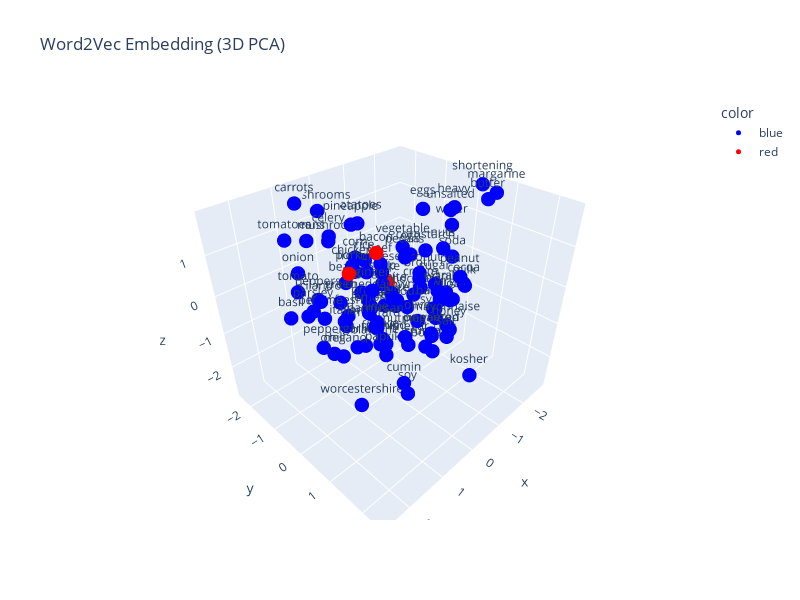

Here is the notebook cell this chart was saved with:
### Code cell
# 3D Interactive plot
import plotly.express as px
from sklearn.decomposition import PCA

# Top 100 most freq words
words = list(w2v_model.wv.index_to_key)[:100]
vectors = [w2v_model.wv[word] for word in words]

# 3D PCA
pca = PCA(n_components=3)
coords = pca.fit_transform(vectors)

# Create DataFrame
df_plot = pd.DataFrame(coords, columns=["x", "y", "z"])
df_plot["word"] = words

# New color col
highlight_words = {"pork", "bacon", "cake"}
df_plot["color"] = df_plot["word"].apply(
    lambda w: "red" if w in highlight_words else "blue")

# Plot
fig = px.scatter_3d(
    df_plot,
    x="x", y="y", z="z",
    text="word",
    color="color",
    color_discrete_map={"red": "red", "blue": "blue"},
    title="Word2Vec Embedding (3D PCA)",
    width=800, height=600
)

fig.update_traces(marker=dict(size=5))
fig.show()

### Figure 1 — Plotly figure (JSON) as saved in the notebook; plotly's stock layout.template omitted (floating-point values rounded to 4 significant figures)
{"data": [{"hovertemplate": "color=blue<br>x=%{x}<br>y=%{y}<br>z=%{z}<br>word=%{text}<extra></extra>", "legendgroup": "blue", "marker": {"color": "blue", "size": 5, "symbol": "circle"}, "mode": "markers+text", "name": "blue", "scene": "scene", "showlegend": true, "text": ["salt", "sugar", "pepper", "butter", "oil", "cheese", "flour", "onion", "cream", "garlic", "ground", "milk", "water", "eggs", "vanilla", "sauce", "chicken", "juice", "powder", "olive", "baking", "red", "lemon", "egg", "green", "fresh", "white", "brown", "black", "tomatoes", "vinegar", "cinnamon", "onions", "soda", "chocolate", "celery", "beef", "parsley", "tomato", "soup", "vegetable", "sour", "rice", "potatoes", "bread", "wine", "cheddar", "corn", "beans", "of", "margarine", "mustard", "orange", "parmesan", "ginger", "pineapple", "sweet", "mayonnaise", "chili", "broth", "mushrooms", "bell", "coconut", "nuts", "basil", "chips", "carrots", "soy", "pecans", "kosher", "lime", "nutmeg", "honey", "thyme", "oregano", "peppers", "extra", "frozen", "virgin", "unsalted", "syrup", "cumin", "powdered", "crumbs", "worcestershire", "cilantro", "freshly", "mix", "paprika", "yellow", "italian", "mushroom", "cornstarch", "heavy", "shortening", "cocoa", "peanut"], "type": "scatter3d", "x": [-0.03462, -1.037, 1.549, -2.11, -0.9424, -0.1297, -1.711, 0.9038, -0.9291, 1.501, 0.232, -1.388, -1.97, -1.428, -1.19, -0.05781, 0.162, -0.1604, -0.6717, -0.0395, -0.9392, 0.7531, 0.8929, -1.222, 0.7507, 0.7329, -0.2577, -0.5992, 1.272, 1.352, -0.6315, 0.6627, 0.3655, -1.275, -0.8726, 1.199, 0.2627, 2.402, 1.409, -0.384, -0.6429, -0.5683, -0.3631, -0.9488, -0.2487, -0.5175, 0.005232, 0.01035, -0.1759, 0.1505, -2.433, 0.7077, 0.4477, 1.16, 1.53, -0.09881, -0.1574, -0.6243, 1.348, -1.046, 0.1261, 0.9565, -0.6172, -0.3005, 2.559, -1.358, 0.8879, 0.03759, 0.3773, 0.2257, 1.115, 1.72, -0.476, 2.327, 2.473, 0.8842, -0.6798, -0.3883, -0.6478, -1.84, -1.453, 1.614, -0.8684, -0.1135, 0.8935, 2.511, 0.693, -0.1564, 1.076, 0.07574, 1.011, 0.3658, -0.8294, -1.763, -2.751, -1.006, -0.8526], "y": [1.593, 0.3907, -0.429, 0.8205, 0.6376, -0.3684, 0.4075, -2.069, 0.05723, 0.6331, 0.1177, 0.9518, 0.02102, -0.3935, 0.5953, -0.2874, -1.016, 0.02731, 0.7274, 0.7898, 0.5171, -0.6601, 0.3174, -0.5484, -0.7731, -0.5486, -0.2074, -0.3648, 0.612, -1.73, -0.003587, 1.76, -2.388, 0.6337, -0.1004, -0.4052, 0.00608, 0.6046, -1.371, -0.6294, -0.2458, -0.00921, -1.185, -2.075, -0.4137, -0.6855, -0.686, -1.083, -1.697, -0.5559, 0.8012, 0.3393, -0.1125, 0.7892, 1.135, -1.3, -0.8845, 1.115, -0.3403, -0.08734, -2.184, -1.766, 0.2908, 1.148, 0.1149, 0.1103, -1.907, 0.6349, 0.7954, 2.412, 0.7891, 2.098, 1.322, 0.8006, 1.43, -1.402, 0.7749, -1.599, 1.138, 0.05721, 0.132, 1.991, 0.5158, 0.9813, -0.05368, 0.9971, 0.4187, -0.7835, 0.9915, -0.8406, -0.2832, -1.544, 0.2512, 0.2176, 0.2008, 1.192, 1.2], "z": [-0.3179, -0.04984, -0.8596, 1.771, -0.3167, 0.3185, -0.7745, 0.006929, -0.241, -0.2545, -1.194, 0.002531, 0.9551, 1.385, -0.2439, -1.451, 0.3281, -0.3913, -1.583, -0.3438, -0.6251, -0.7038, 0.08961, 0.2621, -0.2541, -0.5058, -0.2041, -0.6408, -0.3608, 1.135, -1.789, 0.2413, 0.5193, 0.6529, -0.4859, 1.651, 0.8405, 1.034, 0.05021, -0.2099, 0.7901, -0.6418, 0.1878, 0.6295, -0.6384, -2.129, -0.5042, 0.4573, -0.5653, 0.3606, 1.815, -0.3848, -0.2216, 0.1429, 1.298, 1.148, -0.9646, -0.5918, -1.094, -0.1139, 1.26, -1.03, 0.3732, 1.421, 0.7192, -1.019, 1.755, -2.521, 1.353, -0.658, 0.2265, 0.9394, -0.5244, 0.9461, 0.5793, -0.4161, 0.09731, -0.2994, 0.0585, 1.371, -1.333, -0.2174, -1.358, -0.9749, -2.778, 1.476, -0.7678, -0.8109, -0.4932, -0.3267, -0.49, 0.8249, 0.8272, 1.51, 1.749, 0.337, 0.5671]}, {"hovertemplate": "color=red<br>x=%{x}<br>y=%{y}<br>z=%{z}<br>word=%{text}<extra></extra>", "legendgroup": "red", "marker": {"color": "red", "size": 5, "symbol": "circle"}, "mode": "markers+text", "name": "red", "scene": "scene", "showlegend": true, "text": ["bacon", "pork", "cake"], "type": "scatter3d", "x": [0.5075, 0.8241, -1.118], "y": [0.1505, -0.3339, -1.204], "z": [1.246, 0.7027, -0.7443]}], "layout": {"height": 600, "legend": {"title": {"text": "color"}, "tracegroupgap": 0}, "scene": {"domain": {"x": [0, 1], "y": [0, 1]}, "xaxis": {"title": {"text": "x"}}, "yaxis": {"title": {"text": "y"}}, "zaxis": {"title": {"text": "z"}}}, "title": {"text": "Word2Vec Embedding (3D PCA)"}, "width": 800}}
